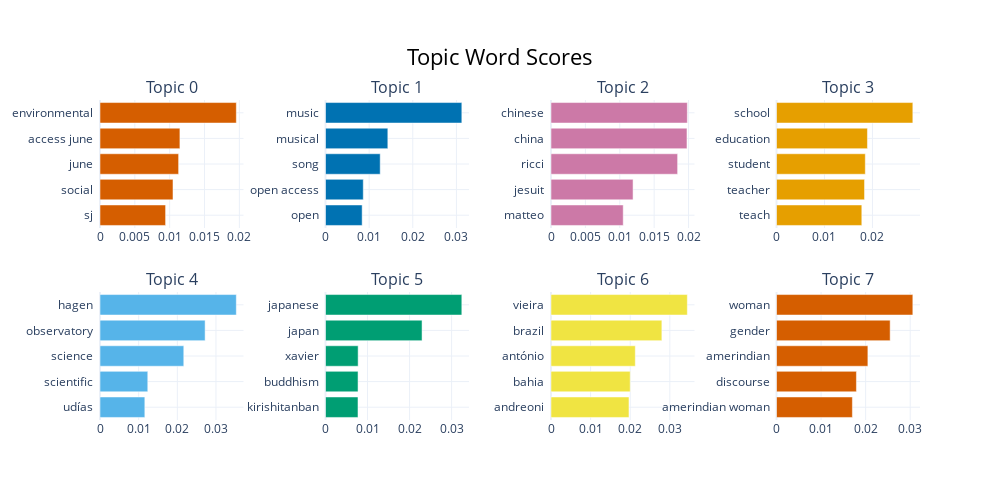

Notebook cell for this chart:
### Code cell
topic_model.visualize_barchart()

### Figure 1 — Plotly figure (JSON) as saved in the notebook; plotly's stock layout.template omitted (floating-point values rounded to 4 significant figures)
{"data": [{"marker": {"color": "#D55E00"}, "orientation": "h", "type": "bar", "x": [0.009413, 0.01048, 0.01128, 0.01147, 0.01956], "xaxis": "x", "y": ["sj  ", "social  ", "june  ", "access june  ", "environmental  "], "yaxis": "y"}, {"marker": {"color": "#0072B2"}, "orientation": "h", "type": "bar", "x": [0.008398, 0.008658, 0.01254, 0.01428, 0.03124], "xaxis": "x2", "y": ["open  ", "open access  ", "song  ", "musical  ", "music  "], "yaxis": "y2"}, {"marker": {"color": "#CC79A7"}, "orientation": "h", "type": "bar", "x": [0.0105, 0.01193, 0.01841, 0.01977, 0.01982], "xaxis": "x3", "y": ["matteo  ", "jesuit  ", "ricci  ", "china  ", "chinese  "], "yaxis": "y3"}, {"marker": {"color": "#E69F00"}, "orientation": "h", "type": "bar", "x": [0.01778, 0.01835, 0.01851, 0.01896, 0.02842], "xaxis": "x4", "y": ["teach  ", "teacher  ", "student  ", "education  ", "school  "], "yaxis": "y4"}, {"marker": {"color": "#56B4E9"}, "orientation": "h", "type": "bar", "x": [0.0116, 0.01236, 0.02167, 0.02719, 0.03526], "xaxis": "x5", "y": ["udías  ", "scientific  ", "science  ", "observatory  ", "hagen  "], "yaxis": "y5"}, {"marker": {"color": "#009E73"}, "orientation": "h", "type": "bar", "x": [0.007729, 0.00774, 0.007765, 0.02297, 0.03243], "xaxis": "x6", "y": ["kirishitanban  ", "buddhism  ", "xavier  ", "japan  ", "japanese  "], "yaxis": "y6"}, {"marker": {"color": "#F0E442"}, "orientation": "h", "type": "bar", "x": [0.01969, 0.02, 0.02128, 0.02799, 0.03442], "xaxis": "x7", "y": ["andreoni  ", "bahia  ", "antónio  ", "brazil  ", "vieira  "], "yaxis": "y7"}, {"marker": {"color": "#D55E00"}, "orientation": "h", "type": "bar", "x": [0.01703, 0.01793, 0.0205, 0.0255, 0.03059], "xaxis": "x8", "y": ["amerindian woman  ", "discourse  ", "amerindian  ", "gender  ", "woman  "], "yaxis": "y8"}], "layout": {"annotations": [{"font": {"size": 16}, "showarrow": false, "text": "Topic 0", "x": 0.0875, "xanchor": "center", "xref": "paper", "y": 1, "yanchor": "bottom", "yref": "paper"}, {"font": {"size": 16}, "showarrow": false, "text": "Topic 1", "x": 0.3625, "xanchor": "center", "xref": "paper", "y": 1, "yanchor": "bottom", "yref": "paper"}, {"font": {"size": 16}, "showarrow": false, "text": "Topic 2", "x": 0.6375, "xanchor": "center", "xref": "paper", "y": 1, "yanchor": "bottom", "yref": "paper"}, {"font": {"size": 16}, "showarrow": false, "text": "Topic 3", "x": 0.9125, "xanchor": "center", "xref": "paper", "y": 1, "yanchor": "bottom", "yref": "paper"}, {"font": {"size": 16}, "showarrow": false, "text": "Topic 4", "x": 0.0875, "xanchor": "center", "xref": "paper", "y": 0.4, "yanchor": "bottom", "yref": "paper"}, {"font": {"size": 16}, "showarrow": false, "text": "Topic 5", "x": 0.3625, "xanchor": "center", "xref": "paper", "y": 0.4, "yanchor": "bottom", "yref": "paper"}, {"font": {"size": 16}, "showarrow": false, "text": "Topic 6", "x": 0.6375, "xanchor": "center", "xref": "paper", "y": 0.4, "yanchor": "bottom", "yref": "paper"}, {"font": {"size": 16}, "showarrow": false, "text": "Topic 7", "x": 0.9125, "xanchor": "center", "xref": "paper", "y": 0.4, "yanchor": "bottom", "yref": "paper"}], "dragmode": "zoom", "height": 500, "hoverlabel": {"bgcolor": "white", "font": {"family": "Rockwell", "size": 16}}, "showlegend": false, "title": {"font": {"color": "Black", "size": 22}, "text": "Topic Word Scores", "x": 0.5, "xanchor": "center", "yanchor": "top"}, "width": 1000, "xaxis": {"anchor": "y", "autorange": true, "domain": [0, 0.175], "range": [0, 0.02059], "showgrid": true, "type": "linear"}, "xaxis2": {"anchor": "y2", "autorange": true, "domain": [0.275, 0.45], "range": [0, 0.03289], "showgrid": true, "type": "linear"}, "xaxis3": {"anchor": "y3", "autorange": true, "domain": [0.55, 0.725], "range": [0, 0.02086], "showgrid": true, "type": "linear"}, "xaxis4": {"anchor": "y4", "autorange": true, "domain": [0.825, 1], "range": [0, 0.02991], "showgrid": true, "type": "linear"}, "xaxis5": {"anchor": "y5", "autorange": true, "domain": [0, 0.175], "range": [0, 0.03712], "showgrid": true, "type": "linear"}, "xaxis6": {"anchor": "y6", "autorange": true, "domain": [0.275, 0.45], "range": [0, 0.03414], "showgrid": true, "type": "linear"}, "xaxis7": {"anchor": "y7", "autorange": true, "domain": [0.55, 0.725], "range": [0, 0.03623], "showgrid": true, "type": "linear"}, "xaxis8": {"anchor": "y8", "autorange": true, "domain": [0.825, 1], "range": [0, 0.0322], "showgrid": true, "type": "linear"}, "yaxis": {"anchor": "x", "autorange": true, "domain": [0.6, 1], "range": [-0.5, 4.5], "showgrid": true, "type": "category"}, "yaxis2": {"anchor": "x2", "autorange": true, "domain": [0.6, 1], "range": [-0.5, 4.5], "showgrid": true, "type": "category"}, "yaxis3": {"anchor": "x3", "autorange": true, "domain": [0.6, 1], "range": [-0.5, 4.5], "showgrid": true, "type": "category"}, "yaxis4": {"anchor": "x4", "autorange": true, "domain": [0.6, 1], "range": [-0.5, 4.5], "showgrid": true, "type": "category"}, "yaxis5": {"anchor": "x5", "autorange": true, "domain": [0, 0.4], "range": [-0.5, 4.5], "showgrid": true, "type": "category"}, "yaxis6": {"anchor": "x6", "autorange": true, "domain": [0, 0.4], "range": [-0.5, 4.5], "showgrid": true, "type": "category"}, "yaxis7": {"anchor": "x7", "autorange": true, "domain": [0, 0.4], "range": [-0.5, 4.5], "showgrid": true, "type": "category"}, "yaxis8": {"anchor": "x8", "autorange": true, "domain": [0, 0.4], "range": [-0.5, 4.5], "showgrid": true, "type": "category"}}}
